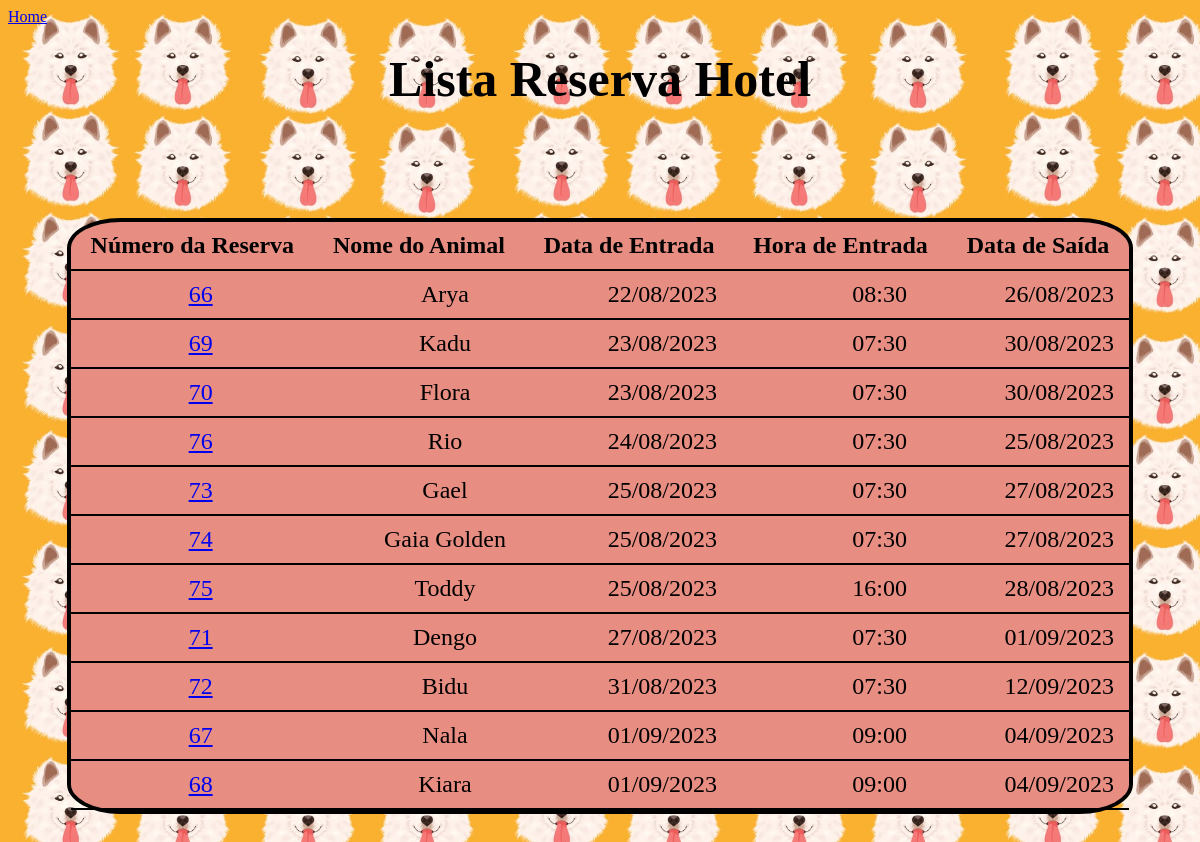
The app's page /lista_reservas/ (signed in) with its own data.
### hotel/models.py (models this page shows, shortened)
class Reserva(models.Model):
    pet = models.ForeignKey(FichaDog, on_delete=models.CASCADE)
    num_reserva = models.IntegerField(primary_key=True, editable=False)
    data_entrada = models.DateField()
    data_saida = models.DateField()
    hora_entrada = models.TimeField()
    usuario  = models.ForeignKey(User, on_delete=models.CASCADE)
    HORARIO_CHOICES = (('2x_dia', 'Duas vezes por dia'),('3x_dia', 'Três vezes por dia'),('personalizado', 'Horário personalizado'),)
    horario_alimentacao = models.CharField(max_length=20, choices=HORARIO_CHOICES)
    horario_personalizado = models.CharField(max_length=20, blank=True, null=True)
    instrucoes_medicamentos = models.CharField(max_length=100, blank=True, null=True)
    ACEITAR_CHOICES = (('Sim', 'Duas vezes por dia'),('3x_dia', 'Três vezes por dia'),('personalizado', 'Horário personalizado'),)
    autorizacao_para_cuidados_medicos = models.BooleanField(default=False, choices=[(False, 'Não'), (True, 'Sim')])
    servicos_adicionais = models.ForeignKey('hotel.ServicosAdicionais', blank=True,null=True, on_delete=models.CASCADE)
    pago = models.BooleanField(default=False, null=True, choices=[(False, 'Não'), (True, 'Sim')])
    class Meta:
            db_table = 'Reserva_Hotel'

### ficha/models.py (models this page shows, shortened)
class FichaDog(models.Model):
    nome = models.CharField(max_length=100, primary_key=True)
    raca = models.CharField(max_length=100)
    data_de_nascimento =  models.DateField()
    sexo = models.CharField(max_length=1, choices=(('M', 'Macho'), ('F', 'Fêmea')))
    peso = models.DecimalField(max_digits=5, decimal_places=2)
    tipo_alimentacao = models.CharField(max_length=100)
    restricoes_alimentares = models.CharField(max_length=100, blank=True, null=True)
    nome_tutor = models.CharField(max_length=100,blank=True)
    contato_tutor = models.CharField(max_length=100)
    cpf_tutor = models.CharField(max_length=14)
    endereco = models.CharField(max_length=100,blank=True, null=True)
    veterinario = models.CharField(max_length=100,blank=True, null=True)
    observacoes = models.TextField(blank=True, null=True)
    data = models.DateTimeField(auto_now_add=True)
    class Meta:
            db_table = 'Ficha_Dog'

### hotel/views.py (the view)
# urls.py: path('lista_reservas/', views.reserva_list, name='lista_reserva'),
@login_required(login_url="/auth/login/")
def reserva_list(request):
    hoje = date.today()  # obtém a data atual
    reservas = Reserva.objects.filter(pago=False).order_by('data_entrada')
    context = {
        'reservas': reservas
    }
    return render(request, 'lista_reservas.html', context)

### hotel/templates/lista_reservas.html (shortened to what this page needs)
<!DOCTYPE html>
<html>
  <head>
    {% load static %}
    <link rel="stylesheet" type="text/css" href="{% static 'css/style_lista_reserva2.css' %}">
  </head>
  <body>
    <table class="form">
      <a href="{% url 'home' %}">Home</a>
      <h1>Lista    Reserva Hotel</h1>
        <thead class="legenda">
          <tr class="tr">
            <th>Número da Reserva</th>
            <th>Nome do Animal</th>
            <th>Data de Entrada</th>
            <th>Hora de Entrada</th>
            <th>Data de Saída</th>
          </tr>
        </thead>
        <br>
        <tbody>
          {% for reserva in reservas %}
          <tr>
            <td class='num'><a href="{% url 'caixa:caixa' num_reserva=reserva.pk %}" class="btn btn-primary">{{ reserva.num_reserva }}</td>
            <td class='nome'>{{ reserva.pet.nome}}</td>
            <td class='data'>{{ reserva.data_entrada |date:"d/m/Y"}}</td>
            <td class='entrada'>{{ reserva.hora_entrada }}</td>
            <td class='saida'>{{ reserva.data_saida |date:"d/m/Y"}}</td>
          </tr>
          {% endfor %}
        </tbody>
    </table>
  </body>
</html>

### static/css/style_lista_reserva2.css (style rules this page uses)
body { background-image: url('/static/img/fundo.jpeg'); text-decoration: none; background-size: contain; }
.form { height: auto; border: 4px solid black; width: 90%; margin-left: 5%; margin-top: 5%; margin-bottom: 5%; background-color: rgb(231, 141, 130); border-radius: 5%; font-size: x-large; display: flex; flex-direction: column ; }
th, td { border-bottom: 2px solid black; padding: 10px; flex-grow: 1; }
th:first-child, td:first-child { width: 18 0px; }
th:not(:first-child), td:not(:first-child) { flex-grow: 1; }
tr { display: flex; flex-direction: row; align-items: center; justify-content: center; }
.nome { width: 205px; text-align: center; }
.num { width: 234px; text-align: center; }
.data { width: 180px; text-align: center; }
.entrada { width: 205px; text-align: center; }
h1 { text-align: center; margin-top: 2%; font-size: 50px; }

### records on screen
Reserva: num_reserva "66", pet.nome "Arya", data_entrada "22/08/2023", hora_entrada "08:30", data_saida "26/08/2023"
Reserva: num_reserva "69", pet.nome "Kadu", data_entrada "23/08/2023", hora_entrada "07:30", data_saida "30/08/2023"
Reserva: num_reserva "70", pet.nome "Flora", data_entrada "23/08/2023", hora_entrada "07:30", data_saida "30/08/2023"
Reserva: num_reserva "76", pet.nome "Rio", data_entrada "24/08/2023", hora_entrada "07:30", data_saida "25/08/2023"
Reserva: num_reserva "73", pet.nome "Gael", data_entrada "25/08/2023", hora_entrada "07:30", data_saida "27/08/2023"
Reserva: num_reserva "74", pet.nome "Gaia Golden", data_entrada "25/08/2023", hora_entrada "07:30", data_saida "27/08/2023"
Reserva: num_reserva "75", pet.nome "Toddy", data_entrada "25/08/2023", hora_entrada "16:00", data_saida "28/08/2023"
Reserva: num_reserva "71", pet.nome "Dengo", data_entrada "27/08/2023", hora_entrada "07:30", data_saida "01/09/2023"
Reserva: num_reserva "72", pet.nome "Bidu", data_entrada "31/08/2023", hora_entrada "07:30", data_saida "12/09/2023"
Reserva: num_reserva "67", pet.nome "Nala", data_entrada "01/09/2023", hora_entrada "09:00", data_saida "04/09/2023"
Reserva: num_reserva "68", pet.nome "Kiara", data_entrada "01/09/2023", hora_entrada "09:00", data_saida "04/09/2023"
